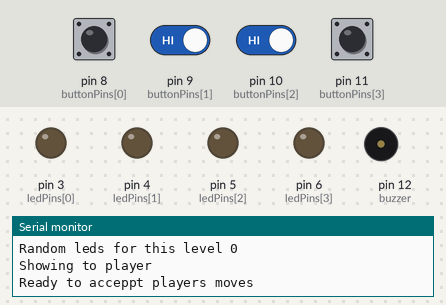
Recording of a sketch running on a simulated Arduino Uno, built with avr-gcc and run on an emulated ATmega328P. Shown: output pins drawn as LEDs (lit = HIGH), buzzer (waves = sounding), the last lines printed to the serial monitor. Dashed ring = blinking. The inputs (shaded band) are chosen by the test bench; at power-on: pin 8 (buttonPins[0]), pin 9 (buttonPins[1]), pin 10 (buttonPins[2]), pin 11 (buttonPins[3]) HIGH. Random numbers use the default seed unless the sketch sets one; pins used as bus, display or sensor lines are not drawn.

Above: at 4.0 s.
4.1 s: pin 8 (buttonPins[0]) pulled LOW for 0.15 s
At 4.7 s:
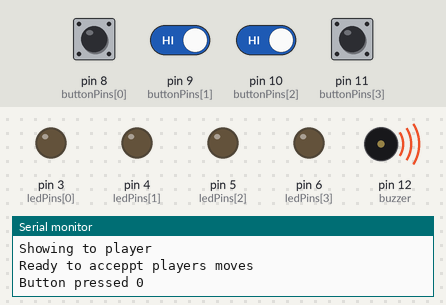
At 5.55 s:
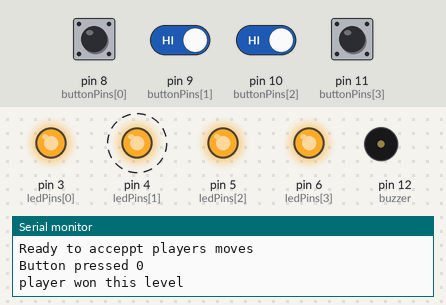
10.1 s: pin 9 (buttonPins[1]) driven LOW and pin 10 (buttonPins[2]) driven LOW
At 14.99 s:
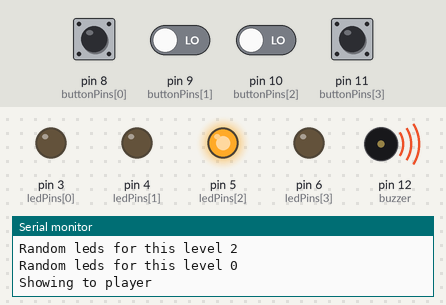
Timing chart, 0 to 19.1 s (numbered marks = the images above; inputs shaded):
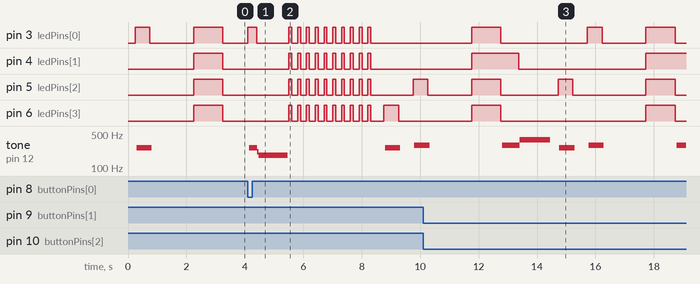

The sketch:

Sketch.ino
```cpp
#define DEBUG

#ifdef DEBUG
#define DEBUG_PRINT(x)  Serial.println (x)
#else
#define DEBUG_PRINT(x)
#endif

byte level = 1;
byte leds = 4;
byte ledsForLevel = 1;
byte stepsForLevel = 1;

byte ledPins[] = {3, 4, 5, 6};
byte buttonPins[] = {8, 9, 10, 11};
byte buzzer = 12;

const int tones[] = {1915, 1700, 1519, 1432, 1300, 2700};

void setup() {
  // put your setup code here, to run once:

  randomSeed(analogRead(0));

  Serial.begin(9600);

  for (int i = 0; i < leds; i++) {

    pinMode(ledPins[i], OUTPUT);
    //pinMode(buttonPins[i], INPUT);
    pinMode(buttonPins[i], INPUT_PULLUP);
  }
  pinMode(buzzer, OUTPUT);

}

void playTone(int tone, int duration) {
  for (long i = 0; i < duration * 1000L; i += tone * 2) {
    digitalWrite(buzzer, HIGH);
    delayMicroseconds(tone);
    digitalWrite(buzzer, LOW);
    delayMicroseconds(tone);
  }
}

void loop() {


  // put your main code here, to run repeatedly:

  initializeLevel();
  DEBUG_PRINT("complete");

  // trying to find random leds for this level. Same led can not repeat again.
  int randomLeds[ledsForLevel * stepsForLevel];

  for (int step = 1, index = 0; step <= stepsForLevel; step++) {

    //int values[ledsForLevel];
    int* values = new int[ledsForLevel];

    DEBUG_PRINT("Finding some ramdom leds " + String(ledsForLevel));
    DEBUG_PRINT("Finding some ramdom leds " + String(sizeof(values) / sizeof(int)));

    getRandomLEDs(values);


    for (int i = 0; i < ledsForLevel; i++) {

      randomLeds[index] = values[i];
      index++;
    }
  }

  int sizeOfRamdomLEDs = sizeof(randomLeds) / sizeof(int);

  DEBUG_PRINT("Size of random leds " + String(sizeof(randomLeds)));
  for (int i = 0; i < sizeOfRamdomLEDs; i++) {

    DEBUG_PRINT("Random leds for this level " + String(randomLeds[i]));
  }

  // Now we have random leds for this level. Lets show them to the player

  DEBUG_PRINT("Showing to player");
  for (int i = 0; i < sizeOfRamdomLEDs; i++) {
    digitalWrite(ledPins[randomLeds[i]], HIGH); // set the LED on
    playTone(tones[i], 500);
    //delay(1000); // wait for a second

    digitalWrite(ledPins[randomLeds[i]], LOW); // set the LED on
    delay(500); // wait for a second
  }

  delay(1000);
  digitalWrite(ledPins[0], HIGH); // set the LED on
  digitalWrite(ledPins[1], HIGH); // set the LED on
  digitalWrite(ledPins[2], HIGH); // set the LED on
  digitalWrite(ledPins[3], HIGH); // set the LED on
  delay(1000);
  digitalWrite(ledPins[0], LOW); // set the LED on
  digitalWrite(ledPins[1], LOW); // set the LED on
  digitalWrite(ledPins[2], LOW); // set the LED on
  digitalWrite(ledPins[3], LOW);
  //delay(1000);
  DEBUG_PRINT("Ready to acceppt players moves");

  // now lets waiting for player input
  int playerButtons[sizeOfRamdomLEDs];
  int playerButtonCount = 0;
  while (playerButtonCount < sizeOfRamdomLEDs) {

    for (int button = 0; button < leds; button++) {

      //                System.out.print(digitalRead(buttonPins[button]));

      //DEBUG_PRINT("Checking button " + String(button));

      if (digitalRead(buttonPins[button]) == LOW) {

        buttonPress(button);

        playerButtons[playerButtonCount] = button;
        playerButtonCount++;

        DEBUG_PRINT("Button pressed " + String(button));

        //delay(500);
        break;
      }
    }

    //            System.out.println();
  }

  boolean win = true;
  for (int i = 0; i < sizeOfRamdomLEDs; i++) {

    if(randomLeds[i] != playerButtons[i]){
      win = false;
      break;
    }
  }

  // Check if player got it correct
  if (win) {
    playTone(tones[5], 1000);
    displayWin();
    level++;
  } else {
    playTone(tones[4], 1000);
  }
}

void buttonPress(int button){

  digitalWrite(ledPins[button], HIGH);
  playTone(tones[button], 300);
  //delay(300);
  digitalWrite(ledPins[button], LOW);
}

boolean isWin(int leds[], int buttons[]) {

  DEBUG_PRINT("Checking if player won");
  DEBUG_PRINT("Length " + String(sizeof(leds) / sizeof(int)));

  for (int i = 0; i < sizeof(leds) / sizeof(int); i++) {

    DEBUG_PRINT("LED " + String(leds[i] + " BUTTON " + String(buttons[i])));

    if (leds[i] != buttons[i]) {

      return false;
    }
  }

  return true;
}

void reset() {

  level = 1;
  ledsForLevel = 1;
  stepsForLevel = 1;
}

void initializeLevel() {

  DEBUG_PRINT("");
  DEBUG_PRINT("initializing level " + String(level));

  switch (level) {
    case 1:
    case 2:
    case 3:
    case 4:
      ledsForLevel = level;
      break;
    case 5:
    case 6:
    case 7:
    case 8:
      ledsForLevel = (byte) (level - 4);
      stepsForLevel = 2;
      break;
    case 9:
    case 10:
    case 11:
    case 12:
      ledsForLevel = (byte) (level - 8);
      stepsForLevel = 3;
      break;
    case 13:
    case 14:
    case 15:
    case 16:
      ledsForLevel = (byte) (level - 12);
      stepsForLevel = 4;
      break;
    case 17:
    case 18:
    case 19:
    case 20:
      ledsForLevel = (byte) (level - 16);
      stepsForLevel = 5;
      break;
    case 21:
    case 22:
    case 23:
    case 24:
      ledsForLevel = (byte) (level - 20);
      stepsForLevel = 5;
      break;
    case 25:
      displayWin();
      break;
  }

  DEBUG_PRINT("ledsForLevel "+String(ledsForLevel));
  DEBUG_PRINT("stepsForLevel "+String(stepsForLevel));
  DEBUG_PRINT("");
}

void displayWin() {

  Serial.println("player won this level");
  //TODO  Winining melody

  for (int i = 0; i < 10; i++) {

    delay(100);
    digitalWrite(ledPins[0], HIGH); // set the LED on
    digitalWrite(ledPins[1], HIGH); // set the LED on
    digitalWrite(ledPins[2], HIGH); // set the LED on
    digitalWrite(ledPins[3], HIGH); // set the LED on
    delay(100);
    digitalWrite(ledPins[0], LOW); // set the LED on
    digitalWrite(ledPins[1], LOW); // set the LED on
    digitalWrite(ledPins[2], LOW); // set the LED on
    digitalWrite(ledPins[3], LOW);
    delay(100);
  }

  //reset();
}

void getRandomLEDs(int randomLeds[]) {

  DEBUG_PRINT("Random leds to find " + String(sizeof(randomLeds) / sizeof(int)));
  String randomValues = "";
  //int randomLeds[ledsForLevel];
  DEBUG_PRINT("ledsForLevel " + String(ledsForLevel));

  for (int i = 0; i < ledsForLevel; i++) {

    int randomLed = random(leds);
    DEBUG_PRINT("random " + String(randomLed));

    while (true) {

      DEBUG_PRINT("inside loop... '" + randomValues + "'");

      if (randomValues.indexOf(String(randomLed)) == -1) {
        randomValues = randomValues + String(randomLed) + " ";

        randomLeds[i] = randomLed;
        DEBUG_PRINT("Found value " + String(randomLed));

        break;
      }

      randomLed = random(leds);
    }

    DEBUG_PRINT("Random leds found " + String(sizeof(randomLeds) / sizeof(int)));
    //randomLeds[i] = random(leds);
  }
}
```

Measured:
- after the input at 4.1 s, pin 3 (ledPins[0]): goes HIGH 0.30 s, LOW 1.1 s, 9 × (HIGH 0.10 s, LOW 0.20 s), HIGH 0.10 s, then LOW, starting at once; pin 4 (ledPins[1]): alternates HIGH for 0.10 s and LOW for 0.20 s, 20 changes in all, then stays LOW, starting after 1.4 s
